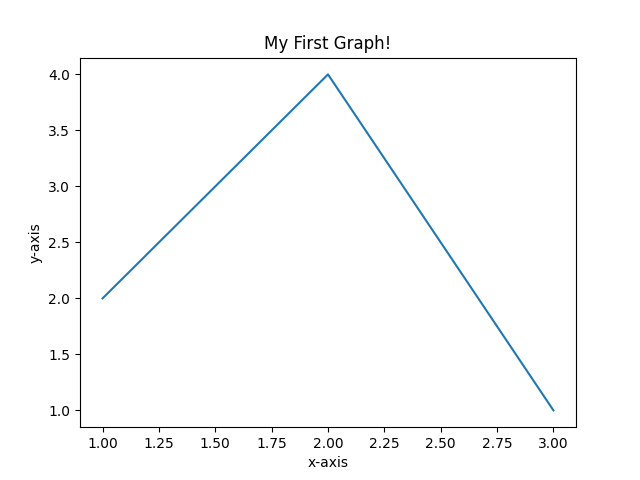

Source code (Python):
import matplotlib.pyplot as plt
x=[1,2,3]
y=[2,4,1]
plt.plot(x,y)
plt.xlabel('x-axis')
plt.ylabel('y-axis')
plt.title('My First Graph!')
plt.show()
